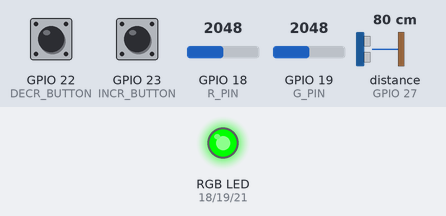
The sketch below on a simulated ESP32. Shown: an RGB LED mixed from three pins (HIGH = lit). Dashed ring = blinking. The test bench sets the inputs (shaded band); at power-on: GPIO 23 (INCR_BUTTON) HIGH, GPIO 22 (DECR_BUTTON) HIGH, GPIO 18 (R_PIN) = 2048, GPIO 19 (G_PIN) = 2048, distance to the obstacle (sensor on GPIO 27) 80 cm. The echo pulse lasts 58.3 µs per cm; nothing arrives over Bluetooth unless stated; what the sketch prints to the serial monitor is not drawn.

Above: at 1.2 s.
1.3 s: GPIO 23 (INCR_BUTTON) pulled LOW for 0.15 s
At 4.2 s:
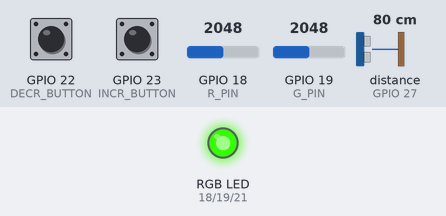
4.4 s: GPIO 23 (INCR_BUTTON) pulled LOW for 1 s
At 8.0 s:
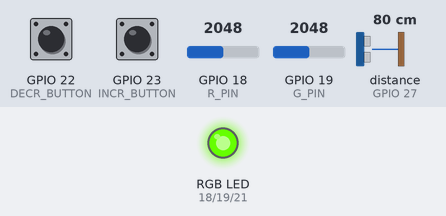
8.4 s: GPIO 23 (INCR_BUTTON) pulled LOW for 0.15 s
At 11.1 s:
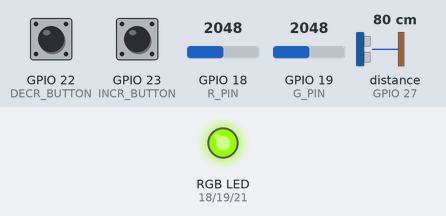
11.5 s: GPIO 23 (INCR_BUTTON) pulled LOW for 3.2 s
At 17.5 s:
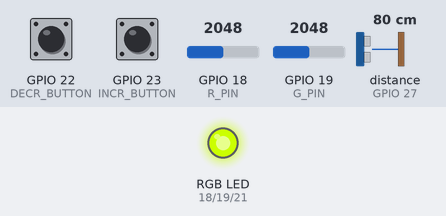
17.7 s: GPIO 22 (DECR_BUTTON) pulled LOW for 0.15 s
At 18.7 s:
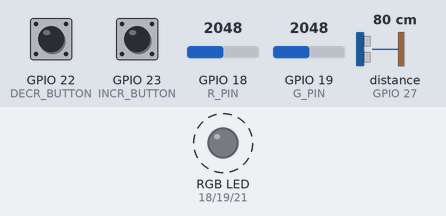
20.8 s: GPIO 22 (DECR_BUTTON) pulled LOW for 1 s
Timing chart, 0 to 30.6 s (numbered marks = the images above; inputs shaded):
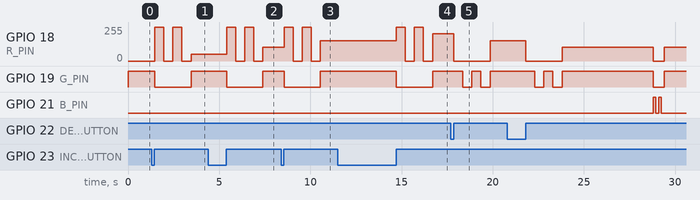

Measured:
- after the input at 1.3 s, GPIO 18 (R_PIN): 0/255 → 255/255 after 0.16 s, → 0/255 0.50 s later, → 255/255 0.50 s later, → 0/255 0.50 s later, … (5 changes in this stretch); GPIO 19 (G_PIN): HIGH → LOW after 0.16 s, → HIGH 2.0 s later
- after the input at 4.4 s, GPIO 18 (R_PIN): 51/255 → 255/255 after 1.0 s, → 0/255 0.50 s later, → 255/255 0.50 s later, → 0/255 0.50 s later, … (5 changes in this stretch); GPIO 19 (G_PIN): HIGH → LOW after 1.0 s, → HIGH 2.0 s later
- after the input at 8.4 s, GPIO 18 (R_PIN): 102/255 → 255/255 after 0.16 s, → 0/255 0.50 s later, → 255/255 0.50 s later, → 0/255 0.50 s later, … (5 changes in this stretch); GPIO 19 (G_PIN): HIGH → LOW after 0.16 s, → HIGH 2.0 s later
- after the input at 11.5 s, GPIO 21 (B_PIN): stops changing and stays LOW
- after the input at 17.7 s, GPIO 18 (R_PIN): 203/255 → 0/255 after 0.16 s, → 152/255 2.0 s later; GPIO 19 (G_PIN): alternates HIGH for 0.50 s and LOW for 0.50 s, starting after 0.66 s

The sketch:

arduino.ino
```cpp
#include <math.h>
#include <NewPing.h>
#include <BluetoothSerial.h>

/* --- GLOBAL VARIABLES --- */

const int INCR_BUTTON = 23;
const int DECR_BUTTON = 22;

const uint8_t SENSE_ECHOPIN = 27;
const uint8_t SENSE_TRIGPIN = 26;

const uint8_t R_PIN = 18;
const uint8_t G_PIN = 19;
const uint8_t B_PIN = 21;
const uint8_t R_LED = 1;
const uint8_t G_LED = 2;
const uint8_t B_LED = 3;

const char MESSAGE_START_CHAR = '<';
const char MESSAGE_ENDED_CHAR = '>';

BluetoothSerial esp32BT;

char messageReceived[100];

/* --- COMPONENTS VARIABLES --- */

const int LONG_PRESS = 3000;
const int MAX_DISTANCE = 50;

int currIncrButtState = 0;                // Button's current state
int lastIncrButtState = 1;                // Button's state in the last loop
int incrTimeStartPressed = 0;             // Time the button was pressed
int incrTimeEndPressed = 0;               // Time the button was released
int incrTimeHold = 0;                     // How long the button was held
int incrTimeReleased = 0;                 // How long the button released

int currDecrButtState = 0;                // Button's current state
int lastDecrButtState = 1;                // Button's state in the last loop
int decrTimeStartPressed = 0;             // Time the button was pressed
int decrTimeEndPressed = 0;               // Time the button was released
int decrTimeHold = 0;                     // How long the button was held
int decrTimeReleased = 0;                 // How long the button released

NewPing sonar(SENSE_TRIGPIN, SENSE_ECHOPIN);
double distance;

int timeLedChange = 0;
bool flagLEDBlink_awtConn = false;

/* --- FUNCTIONALITY VARIABLES --- */

int cigarettesSmoked = 0;
int limit = 10;

/* --- SETUP & SETUP_AUX METHODS --- */

void setup() {
  Serial.begin(115200);

  esp32BT.begin("TB Packet");
  flagLEDBlink_awtConn = true;
  esp32BT.register_callback(callback);

  pinMode(INCR_BUTTON, INPUT);
  pinMode(DECR_BUTTON, INPUT);

  pinMode(SENSE_ECHOPIN, INPUT);
  pinMode(SENSE_TRIGPIN, OUTPUT);

  ledcSetup(R_LED, 5000, 8);
  ledcSetup(G_LED, 5000, 8);
  ledcSetup(B_LED, 5000, 8);
  ledcAttachPin(R_PIN, R_LED);
  ledcAttachPin(G_PIN, G_LED);
  ledcAttachPin(B_PIN, B_LED);

  setColorBasedOnSmoked();
}

/* --- LOPP & LOOP_AUX METHODS --- */

void loop() {

  distance = sonar.ping_cm();
  Serial.print(distance); Serial.println(" cm");

  currIncrButtState = digitalRead(INCR_BUTTON);
  if (currIncrButtState != lastIncrButtState) {
    updateIncrButtonState();
    if (currIncrButtState == HIGH) {
      incrementCigsSmoked();
    }
  }
  else
    updateIncrButtonCounter();

  currDecrButtState = digitalRead(DECR_BUTTON);
  if (currDecrButtState != lastDecrButtState) {
    updateDecrButtonState();
    if (currDecrButtState == HIGH) {
      decrementCigsSmoked();
    }
  }
  else
    updateDecrButtonCounter();

  int ledChangeElapsedTime = millis() - timeLedChange;
  if(flagLEDBlink_awtConn && ledChangeElapsedTime >= 5000) {
    ledBlink(2, 0.15, 0, 0, 255);
  }

  btReceiveMessage();
  setColorBasedOnSmoked();
  lastIncrButtState = currIncrButtState;
  lastDecrButtState = currDecrButtState;
}

void updateIncrButtonState() {
  /*  HIGH == Button Pressed
      LOW == Button Released */
  if(currIncrButtState == HIGH) {
    incrTimeStartPressed = millis();                                // Registers the time the button was pressed
    incrTimeReleased = incrTimeStartPressed - incrTimeEndPressed;   // Registers how long the button was released
  }
  else {
    incrTimeEndPressed = millis();                                  // Registers the time the button was released
    incrTimeHold = incrTimeEndPressed - incrTimeStartPressed;       // Registers how long the button was held down
  }
}

void updateIncrButtonCounter() {
  if(currIncrButtState == HIGH)
    incrTimeHold = millis() - incrTimeStartPressed;                 // Registers for how long the button has been pressed currently
  else
    incrTimeReleased = millis() - incrTimeEndPressed;               // Registers for how long the button has been released currently
}

void updateDecrButtonState() {
  /*  HIGH == Button Pressed
      LOW == Button Released */
  if(currDecrButtState == HIGH) {
    decrTimeStartPressed = millis();                                // Registers the time the button was pressed
    decrTimeReleased = decrTimeStartPressed - decrTimeEndPressed;   // Registers how long the button was released
  }
  else {
    decrTimeEndPressed = millis();                                  // Registers the time the button was released
    decrTimeHold = decrTimeEndPressed - decrTimeStartPressed;       // Registers how long the button was held down
  }
}

void updateDecrButtonCounter() {
  if(currDecrButtState == HIGH)
    decrTimeHold = millis() - decrTimeStartPressed;                 // Registers for how long the button has been pressed currently
  else
    decrTimeReleased = millis() - decrTimeEndPressed;               // Registers for how long the button has been released currently
}

/* --- AUXILIARY METHODS --- */

void setColor (uint32_t red, uint32_t green, uint32_t blue) {
  ledcWrite(R_LED, red);
  ledcWrite(G_LED, green);
  ledcWrite(B_LED, blue);
}

void ledBlink(unsigned char red, unsigned char green, unsigned char blue) {
  if (ledcRead(R_LED) == 0 && ledcRead(G_LED) == 0 && ledcRead(B_LED) == 0)
    setColor(red, green, blue);
  else
    setColor(0, 0, 0);
  timeLedChange = millis();
}

void ledBlink(int nTimes, float nTimeAppart, unsigned char red, unsigned char green, unsigned char blue) {
  int prevColor[] = {ledcRead(R_LED), ledcRead(G_LED), ledcRead(B_LED)};
  int mills = nTimeAppart * 1000;
  for(int i = 0; i <= nTimes - 1; i++) {
    setColor(red, green, blue); delay(mills); setColor(0, 0, 0); delay(mills);
  }
  setColor(prevColor[0], prevColor[1], prevColor[2]);
  timeLedChange = millis();
}

void callback(esp_spp_cb_event_t event, esp_spp_cb_param_t *param){
  if(event == ESP_SPP_SRV_OPEN_EVT){
    Serial.println("Client Connected");
    esp32BT.print("SMOKED "); esp32BT.println(cigarettesSmoked);
    flagLEDBlink_awtConn = false;
  }

  if(event == ESP_SPP_CLOSE_EVT){
    Serial.println("Client disconnected");
    flagLEDBlink_awtConn = true;
    timeLedChange = millis();
  }
}

/* --- FUNCTIONALITY METHODS --- */

void incrementCigsSmoked() {
  cigarettesSmoked++;
  Serial.print("Number of Cigarettes Smoked: "); Serial.println(cigarettesSmoked);
  esp32BT.print("SMOKED "); esp32BT.println(cigarettesSmoked);
  if (cigarettesSmoked <= limit)
    ledBlink(2, 0.5, 255, 0, 0);
  else
    ledBlink(5, 0.25, 255, 0, 0);
}

void decrementCigsSmoked() {
  if (cigarettesSmoked > 0) {
    cigarettesSmoked--;
    Serial.print("Number of Cigarettes Smoked: "); Serial.println(cigarettesSmoked);
    esp32BT.print("SMOKED "); esp32BT.println(cigarettesSmoked);
    ledBlink(2, 0.5, 0, 255, 0);
  }
}

void setColorBasedOnSmoked() {
  float percentage = (float) cigarettesSmoked / (float) limit;
  int red = analogRead(R_PIN);
  int green = analogRead(G_PIN);
  if (percentage <= 0.5) {
    red = (int) round(255 * (percentage * 2));
    if (red < 0) red = 0;
    if (red > 255) red = 255;
    green = 255;
  }
  if (percentage >= 0.5) {
    green = (int) round(255 * ((1 - percentage) * 2));
    red = 255;
    if (green < 0) green = 0;
    if (green > 255) green = 255;
  }
  setColor(red, green, 0);
}

void btReceiveMessage() {
  byte i;
  while (esp32BT.available()) {
    char c = esp32BT.read();
    if (c == MESSAGE_START_CHAR) {
      i = 0;
      messageReceived[i] = '\0';
    }
    else if (c == MESSAGE_ENDED_CHAR) {
      Serial.print("Received: "); Serial.println(messageReceived);
      break;
    }
    else {
      if (i < 99) {
        messageReceived[i] = c;
        i++;
        messageReceived[i] = '\0';
      }
    }
  }
  messageReceived[0] = '\0';
}
```
